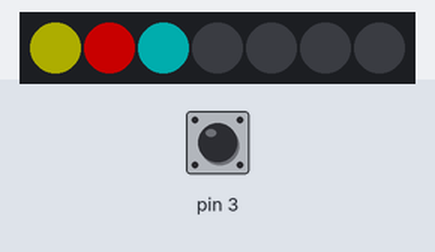
The sketch below on a simulated Arduino Uno, built with avr-gcc and run on an emulated ATmega328P. Shown: 7 RGB LEDs in strip order, left to right. Inputs (shaded band) come from the test bench; at power-on: pin 3 HIGH. Dim RGB values are drawn brighter than linear.

Above: at 1.4 s.
1.5 s: pin 3 pulled LOW for 0.15 s
At 1.73 s:
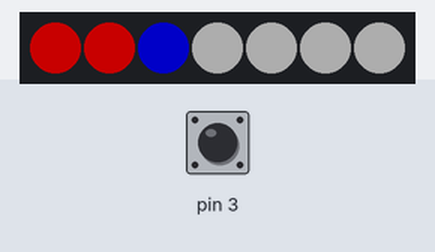
2.2 s: pin 3 pulled LOW for 1 s
At 2.7 s:
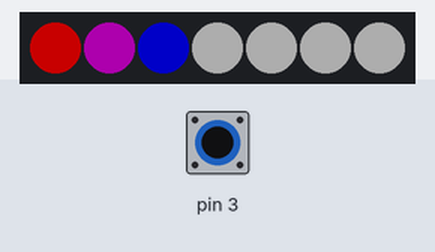
3.8 s: pin 3 pulled LOW for 1 s
5.4 s: pin 3 pulled LOW for 1 s
7.0 s: pin 3 pulled LOW for 1 s
At 11.35 s:
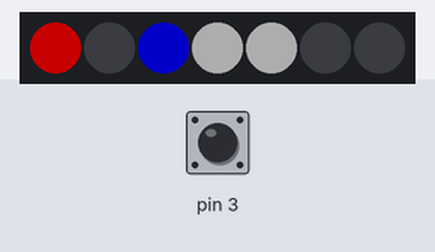
11.6 s: pin 3 pulled LOW for 3.2 s
At 18.62 s:
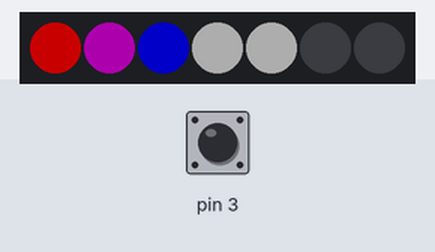
Timing chart, 0 to 27.1 s (numbered marks = the images above; inputs shaded):
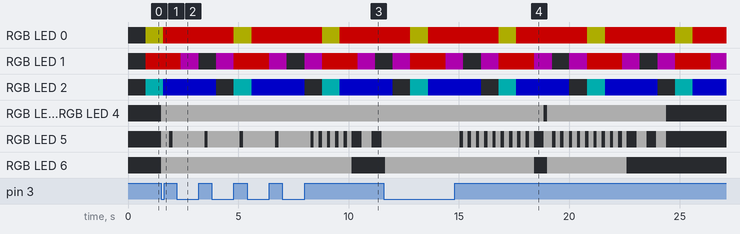

Measured:
- after the input at 1.5 s, the LEDs: first change at once (image 1 shows a later state)
- what the display in image 4 shows lasts 0.5 s, from 18.4 s to 18.9 s

The sketch:

head01.ino
```cpp
#include <Adafruit_NeoPixel.h>

#define PIN            6
#define NUMPIXELS      7

Adafruit_NeoPixel pixels = Adafruit_NeoPixel(NUMPIXELS, PIN, NEO_GRB + NEO_KHZ800);

int trigger = 1;
int flag1 = 0;
int flag2 = 0;
int counter = 0;
int counter2 = 0;
int counter3 = 0;

unsigned long previousPixelMillis = 0;
unsigned long previousTriggerMillis = 0;
long pixelTime = 800;
long triggerTime = 150;


void setup() {
pixels.begin(); // This initializes the NeoPixel library.

pinMode(3, INPUT_PULLUP);

}


void loop() {
  unsigned long currentMillis = millis();


  if (currentMillis - previousPixelMillis >= pixelTime && flag1 == 0) {
    pixels.setPixelColor(0, pixels.Color(50,50,0));
    pixels.setPixelColor(1, pixels.Color(100,0,0));
    pixels.setPixelColor(2, pixels.Color(0,50,50));
    pixels.show(); // This sends the updated pixel color to the hardware.
    previousPixelMillis = currentMillis;

    flag1 = 1;
  }

    if (currentMillis - previousPixelMillis >= pixelTime && flag1 == 1) {
    pixels.setPixelColor(0, pixels.Color(100,0,0));
    pixels.setPixelColor(1, pixels.Color(100,0,0));
    pixels.setPixelColor(2, pixels.Color(0,0,100));
    pixels.show(); // This sends the updated pixel color to the hardware.
    previousPixelMillis = currentMillis;

    flag1 = 2;
  }

    if (currentMillis - previousPixelMillis >= pixelTime && flag1 == 2) {
    pixels.setPixelColor(0, pixels.Color(100,0,0));
    pixels.setPixelColor(1, pixels.Color(50,0,50));
    pixels.setPixelColor(2, pixels.Color(0,0,100));
    pixels.show(); // This sends the updated pixel color to the hardware.
    previousPixelMillis = currentMillis;

    flag1 = 3;
  }

    if (currentMillis - previousPixelMillis >= pixelTime && flag1 == 3) {
    pixels.setPixelColor(0, pixels.Color(100,0,0));
    pixels.setPixelColor(1, pixels.Color(0,0,0));
    pixels.setPixelColor(2, pixels.Color(0,0,100));
    pixels.show(); // This sends the updated pixel color to the hardware.
    previousPixelMillis = currentMillis;

    flag1 = 4;
  }

    if (currentMillis - previousPixelMillis >= pixelTime && flag1 == 4) {
    pixels.setPixelColor(0, pixels.Color(100,0,0));
    pixels.setPixelColor(1, pixels.Color(50,0,50));
    pixels.setPixelColor(2, pixels.Color(0,0,0));
    pixels.show(); // This sends the updated pixel color to the hardware.
    previousPixelMillis = currentMillis;

    flag1 = 0;
  }

  trigger = digitalRead(3);

  if (trigger == 0) {
    flag2 = 1;
  }

   if (currentMillis - previousTriggerMillis >= triggerTime && flag2 == 1) {
    pixels.setPixelColor(5, pixels.Color(50,50,50));
    pixels.setPixelColor(6, pixels.Color(50,50,50));
    pixels.setPixelColor(3, pixels.Color(50,50,50));
    pixels.setPixelColor(4, pixels.Color(50,50,50));
    pixels.show(); // This sends the updated pixel color to the hardware.
    previousTriggerMillis = currentMillis;

    flag2 = 2;
  }

    if (currentMillis - previousTriggerMillis >= (triggerTime*1.5) && flag2 == 2) {
    pixels.setPixelColor(5, pixels.Color(0,0,0));
    pixels.setPixelColor(6, pixels.Color(50,50,50));
    pixels.show(); // This sends the updated pixel color to the hardware.
    previousTriggerMillis = currentMillis;

    flag2 = 1;
    counter = counter +1;
  }

    if (counter == 10) {
      counter = 0;
      flag2 = 3;

      pixels.setPixelColor(6, pixels.Color(0,0,0));
      pixels.show(); // This sends the updated pixel color to the hardware.
    }

    if (currentMillis - previousTriggerMillis >= (triggerTime*3) && flag2 == 3) {
    pixels.setPixelColor(5, pixels.Color(50,50,50));
    pixels.show(); // This sends the updated pixel color to the hardware.
    previousTriggerMillis = currentMillis;
    flag2 = 4;
    counter2 = counter2 +1;
    }

    if (currentMillis - previousTriggerMillis >= (triggerTime*3) && flag2 == 4) {
    pixels.setPixelColor(5, pixels.Color(0,0,0));
    pixels.show(); // This sends the updated pixel color to the hardware.
    previousTriggerMillis = currentMillis;
    flag2 = 3;
    counter2 = counter2 +1;
    }

    if (counter2 == 4) {
      counter2 = 0;
      flag2 = 0;
    pixels.setPixelColor(3, pixels.Color(0,0,0));
    pixels.setPixelColor(4, pixels.Color(0,0,0));
    pixels.setPixelColor(3, pixels.Color(0,0,0));
    pixels.setPixelColor(4, pixels.Color(0,0,0));
    pixels.show(); // This sends the updated pixel color to the hardware.
    previousTriggerMillis = currentMillis;

    flag2 = 1;
    counter3 = counter3 + 1;
    }

    if (counter3 == 2) {
      flag2 = 0;
      counter3 = 0;
    }


}
```
